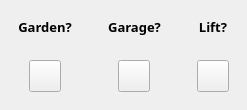
           <widget class="QFrame" name="frame_6">
            <property name="styleSheet">
             <string notr="true">#frame_6 {
 background-color: rgba(220, 220, 220, 180);
}</string>
            </property>
            <property name="frameShape">
             <enum>QFrame::NoFrame</enum>
            </property>
            <property name="frameShadow">
             <enum>QFrame::Raised</enum>
            </property>
            <layout class="QHBoxLayout" name="horizontalLayout_3">
             <property name="spacing">
              <number>0</number>
             </property>
             <property name="leftMargin">
              <number>0</number>
             </property>
             <property name="topMargin">
              <number>0</number>
             </property>
             <property name="rightMargin">
              <number>0</number>
             </property>
             <property name="bottomMargin">
              <number>0</number>
             </property>
             <item>
              <widget class="QFrame" name="frame_13">
               <property name="frameShape">
                <enum>QFrame::NoFrame</enum>
               </property>
               <property name="frameShadow">
                <enum>QFrame::Raised</enum>
               </property>
               <layout class="QVBoxLayout" name="verticalLayout_12">
                <item>
                 <widget class="QFrame" name="frame_36">
                  <property name="frameShape">
                   <enum>QFrame::NoFrame</enum>
                  </property>
                  <property name="frameShadow">
                   <enum>QFrame::Raised</enum>
                  </property>
                  <layout class="QVBoxLayout" name="verticalLayout_23">
                   <item>
                    <widget class="QLabel" name="label_10">
                     <property name="font">
                      <font>
                       <family>Rockwell</family>
                       <pointsize>10</pointsize>
                       <bold>true</bold>
                      </font>
                     </property>
                     <property name="text">
                      <string>Garden?</string>
                     </property>
                     <property name="alignment">
                      <set>Qt::AlignCenter</set>
                     </property>
                    </widget>
                   </item>
                  </layout>
                 </widget>
                </item>
                <item>
                 <widget class="QFrame" name="frame_37">
                  <property name="frameShape">
                   <enum>QFrame::NoFrame</enum>
                  </property>
                  <property name="frameShadow">
                   <enum>QFrame::Raised</enum>
                  </property>
                  <layout class="QHBoxLayout" name="horizontalLayout_11">
                   <item>
                    <widget class="QPushButton" name="bt_garden">
                     <property name="minimumSize">
                      <size>
                       <width>32</width>
                       <height>32</height>
                      </size>
                     </property>
                     <property name="maximumSize">
                      <size>
                       <width>32</width>
                       <height>32</height>
                      </size>
                     </property>
                     <property name="cursor">
                      <cursorShape>PointingHandCursor</cursorShape>
                     </property>
                     <property name="text">
                      <string/>
                     </property>
                     <property name="iconSize">
                      <size>
                       <width>32</width>
                       <height>32</height>
                      </size>
                     </property>
                     <property name="checkable">
                      <bool>true</bool>
                     </property>
                    </widget>
                   </item>
                  </layout>
                 </widget>
                </item>
               </layout>
              </widget>
             </item>
             <item>
              <widget class="QFrame" name="frame_14">
               <property name="frameShape">
                <enum>QFrame::NoFrame</enum>
               </property>
               <property name="frameShadow">
                <enum>QFrame::Raised</enum>
               </property>
               <layout class="QVBoxLayout" name="verticalLayout_13">
                <item>
                 <widget class="QFrame" name="frame_38">
                  <property name="frameShape">
                   <enum>QFrame::NoFrame</enum>
                  </property>
                  <property name="frameShadow">
                   <enum>QFrame::Raised</enum>
                  </property>
                  <layout class="QVBoxLayout" name="verticalLayout_24">
                   <item>
                    <widget class="QLabel" name="label_11">
                     <property name="font">
                      <font>
                       <family>Rockwell</family>
                       <pointsize>10</pointsize>
                       <bold>true</bold>
                      </font>
                     </property>
                     <property name="text">
                      <string>Garage?</string>
                     </property>
                     <property name="alignment">
                      <set>Qt::AlignCenter</set>
                     </property>
                    </widget>
                   </item>
                  </layout>
                 </widget>
                </item>
                <item>
                 <widget class="QFrame" name="frame_39">
                  <property name="frameShape">
                   <enum>QFrame::NoFrame</enum>
                  </property>
                  <property name="frameShadow">
                   <enum>QFrame::Raised</enum>
                  </property>
                  <layout class="QHBoxLayout" name="horizontalLayout_10">
                   <item>
                    <widget class="QPushButton" name="bt_garage">
                     <property name="minimumSize">
                      <size>
                       <width>32</width>
                       <height>32</height>
                      </size>
                     </property>
                     <property name="maximumSize">
                      <size>
                       <width>32</width>
                       <height>32</height>
                      </size>
                     </property>
                     <property name="cursor">
                      <cursorShape>PointingHandCursor</cursorShape>
                     </property>
                     <property name="text">
                      <string/>
                     </property>
                     <property name="iconSize">
                      <size>
                       <width>32</width>
                       <height>32</height>
                      </size>
                     </property>
                     <property name="checkable">
                      <bool>true</bool>
                     </property>
                    </widget>
                   </item>
                  </layout>
                 </widget>
                </item>
               </layout>
              </widget>
             </item>
             <item>
              <widget class="QFrame" name="frame_15">
               <property name="frameShape">
                <enum>QFrame::NoFrame</enum>
               </property>
               <property name="frameShadow">
                <enum>QFrame::Raised</enum>
               </property>
               <layout class="QVBoxLayout" name="verticalLayout_14">
                <item>
                 <widget class="QFrame" name="frame_40">
                  <property name="frameShape">
                   <enum>QFrame::NoFrame</enum>
                  </property>
                  <property name="frameShadow">
                   <enum>QFrame::Raised</enum>
                  </property>
                  <layout class="QVBoxLayout" name="verticalLayout_25">
                   <item>
                    <widget class="QLabel" name="label_12">
                     <property name="font">
                      <font>
                       <family>Rockwell</family>
                       <pointsize>10</pointsize>
                       <bold>true</bold>
                      </font>
                     </property>
                     <property name="text">
                      <string>Lift?</string>
                     </property>
                     <property name="alignment">
                      <set>Qt::AlignCenter</set>
                     </property>
                    </widget>
                   </item>
                  </layout>
                 </widget>
                </item>
                <item>
                 <widget class="QFrame" name="frame_41">
                  <property name="frameShape">
                   <enum>QFrame::NoFrame</enum>
                  </property>
                  <property name="frameShadow">
                   <enum>QFrame::Raised</enum>
                  </property>
                  <layout class="QHBoxLayout" name="horizontalLayout_9">
                   <item>
                    <widget class="QPushButton" name="bt_lift">
                     <property name="minimumSize">
                      <size>
                       <width>32</width>
                       <height>32</height>
                      </size>
                     </property>
                     <property name="maximumSize">
                      <size>
                       <width>32</width>
                       <height>32</height>
                      </size>
                     </property>
                     <property name="cursor">
                      <cursorShape>PointingHandCursor</cursorShape>
                     </property>
                     <property name="text">
                      <string/>
                     </property>
                     <property name="iconSize">
                      <size>
                       <width>32</width>
                       <height>32</height>
                      </size>
                     </property>
                     <property name="checkable">
                      <bool>true</bool>
                     </property>
                    </widget>
                   </item>
                  </layout>
                 </widget>
                </item>
               </layout>
              </widget>
             </item>
            </layout>
           </widget>
